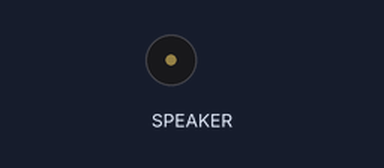
A program run on a simulated Circuit Playground running CircuitPython. On the bench: buzzer (waves = sounding). Random numbers come from a fixed seed.

Above: at 0.1 s.
At 38.1 s:
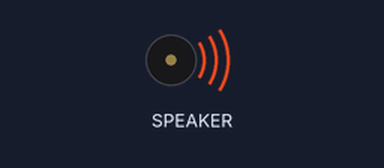
Timing chart, 0 to 40.0 s (numbered marks = the images above):
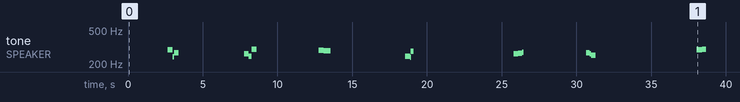

Measured:
- by itself, tone on SPEAKER: plays 294 Hz for 0.32 s, 244 Hz for 0.10 s, 271 Hz for 0.30 s, 264 Hz for 0.32 s, 246 Hz for 0.20 s, 297 Hz for 0.33 s … (21 notes in this stretch)

The program:

1778.py
```python
import time
import board
import analogio
import random
# from progspace_room import Room
from adafruit_circuitplayground import cp

# room = Room(use_debug=True)

while True:
    while True: # while room.connected():
        time.sleep(2+random.random()*5)
        cp.play_tone(240 + random.randint(0, 60), random.random()*0.4)
        cp.play_tone(240 + random.randint(0, 60), random.random()*0.4)
        cp.play_tone(240 + random.randint(0, 60), random.random()*0.4)
```
